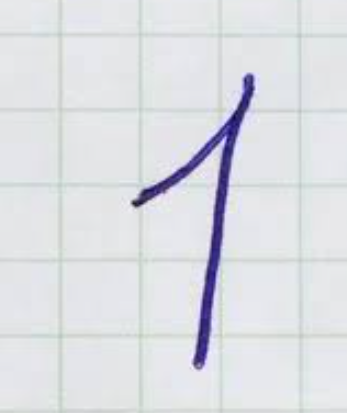
#> input picture test_digits/test1.png, 347 x 413 px; its folder holds only this picture in this run
$ jupyter execute --allow-errors lab2.ipynb
#> lines starting #> are read from the running program, lines starting #| are printed output that depends on the picture; after the words box and inside, x2 and y2 are one past the last pixel; in counts of white or black regions, pixels touching at a corner belong together
[cell 1]
import numpy as np
import tensorflow as tf
from tensorflow.keras import layers, models

#> (the rest of this cell did not finish here and is left out)

[cell 2]
import os
import cv2
import matplotlib.pyplot as plt
import numpy as np

folder_name = "test_digits"
valid_exts = (".png", ".jpg", ".jpeg", ".bmp", ".webp")

image_files = sorted(
    [f for f in os.listdir(folder_name) if f.lower().endswith(valid_exts)]
)


def smart_preprocess(file_path):
#> called with file_path = 'test_digits/test1.png'
    img = cv2.imread(file_path, cv2.IMREAD_GRAYSCALE)
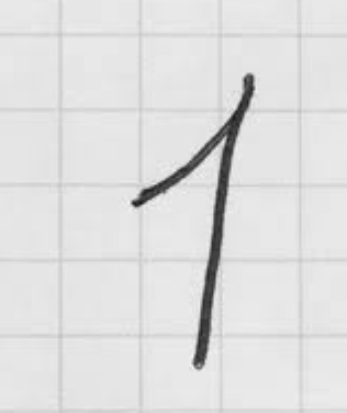
#> img: shape (413, 347); min 28, max 244, mean 222.7
    if img is None:
        return None

    if np.mean(img) > 127:
        img = cv2.bitwise_not(img)
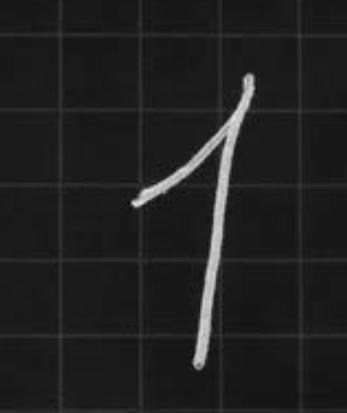
#> img: shape (413, 347); min 11, max 227, mean 32.3

    _, thresh = cv2.threshold(
        img, 0, 255, cv2.THRESH_BINARY + cv2.THRESH_OTSU)
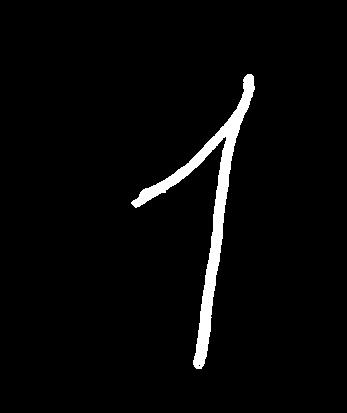
#> thresh: shape (413, 347); 3.2% white; 1 white region

    contours, _ = cv2.findContours(
        thresh, cv2.RETR_EXTERNAL, cv2.CHAIN_APPROX_SIMPLE)
#> contours = 1 contour; box (x1, y1, x2, y2) and area: (131, 74, 255, 369) 4130

    if not contours:
        return None

    c = max(contours, key=cv2.contourArea)
#> c = contour of 320 points, box (x1, y1, x2, y2) (131, 74, 255, 369), area 4130
    x, y, w, h = cv2.boundingRect(c)
#> x = 131; y = 74; w = 124; h = 295
    digit = thresh[y : y + h, x : x + w]
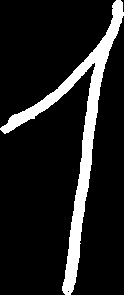
#> digit: shape (295, 124); 12.4% white; 1 white region, box (x1, y1, x2, y2) and area: (0, 0, 124, 295) 4524

    if h > w:
        new_h = 20
        new_w = max(1, int(w * (20.0 / h)))
#> new_w = 8
    else:
        new_w = 20
        new_h = max(1, int(h * (20.0 / w)))

    digit_resized = cv2.resize(
        digit, (new_w, new_h), interpolation=cv2.INTER_AREA)

    canvas = np.zeros((28, 28), dtype=np.uint8)
    start_y = (28 - new_h) // 2
    start_x = (28 - new_w) // 2
#> start_x = 10
    canvas[start_y : start_y + new_h, start_x : start_x + new_w] = (
        digit_resized
    )
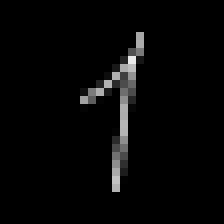
#> canvas: shape (28, 28) (shown 8 times larger); min 0, max 234, mean 6.4

    kernel = np.ones((2, 2), np.uint8)
    canvas = cv2.dilate(canvas, kernel, iterations=1)
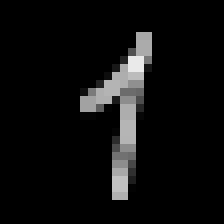
#> canvas: shape (28, 28) (shown 8 times larger); min 0, max 234, mean 14

    return canvas.astype("float32") / 255.0


#> (the rest of this cell did not finish here and is left out)

$ run again, on test_digits/test5.png
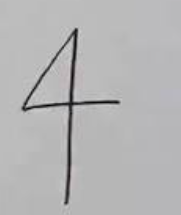
#> input picture test_digits/test5.png, 181 x 215 px
#> in smart_preprocess, `_, thresh = cv2.threshold( img, 0, 255, cv2.THRESH_BINARY + cv2.THRESH..`:
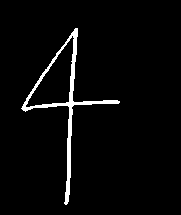
#> thresh: shape (215, 181); 3.3% white; 1 white region
#> contours = 1 contour; box (x1, y1, x2, y2) and area: (21, 28, 120, 205) 2541
#> c = contour of 121 points, box (x1, y1, x2, y2) (21, 28, 120, 205), area 2541
#> x = 21; y = 28; w = 99; h = 177
#> digit: shape (177, 99); 7.3% white; 1 white region, box (x1, y1, x2, y2) and area: (0, 0, 99, 177) 1278
#> new_w = 11
#> start_x = 8
#> in smart_preprocess, `canvas = cv2.dilate(canvas, kernel, iterations=1)`:
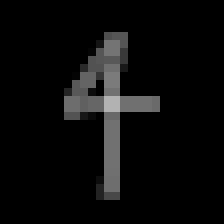
#> canvas: shape (28, 28) (shown 8 times larger); min 0, max 178, mean 11.2

$ run again, on test_digits/test6.png
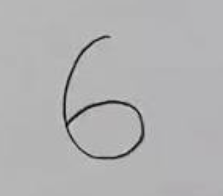
#> input picture test_digits/test6.png, 223 x 196 px
#> in smart_preprocess, `_, thresh = cv2.threshold( img, 0, 255, cv2.THRESH_BINARY + cv2.THRESH..`:
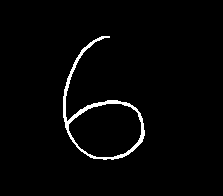
#> thresh: shape (196, 223); 2.3% white; 1 white region
#> contours = 1 contour; box (x1, y1, x2, y2) and area: (63, 36, 145, 160) 3760
#> c = contour of 185 points, box (x1, y1, x2, y2) (63, 36, 145, 160), area 3760
#> x = 63; y = 36; w = 82; h = 124
#> digit: shape (124, 82); 9.8% white; 1 white region, box (x1, y1, x2, y2) and area: (0, 0, 82, 124) 1000
#> new_w = 13
#> start_x = 7
#> in smart_preprocess, `canvas = cv2.dilate(canvas, kernel, iterations=1)`:
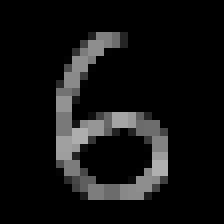
#> canvas: shape (28, 28) (shown 8 times larger); min 0, max 176, mean 19

$ run again, on test_digits/test7.png
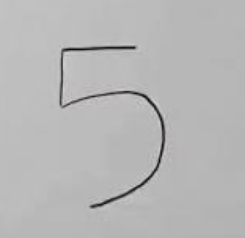
#> input picture test_digits/test7.png, 245 x 238 px
#> in smart_preprocess, `_, thresh = cv2.threshold( img, 0, 255, cv2.THRESH_BINARY + cv2.THRESH..`:
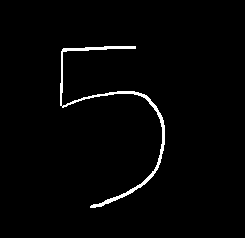
#> thresh: shape (238, 245); 1.9% white; 1 white region
#> contours = 1 contour; box (x1, y1, x2, y2) and area: (60, 46, 165, 208) 752
#> c = contour of 243 points, box (x1, y1, x2, y2) (60, 46, 165, 208), area 752
#> x = 60; y = 46; w = 105; h = 162
#> digit: shape (162, 105); 6.5% white; 1 white region, box (x1, y1, x2, y2) and area: (0, 0, 105, 162) 1107
#> new_w = 12
#> start_x = 8
#> in smart_preprocess, `canvas = cv2.dilate(canvas, kernel, iterations=1)`:
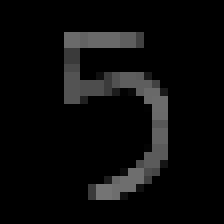
#> canvas: shape (28, 28) (shown 8 times larger); min 0, max 115, mean 11.4
